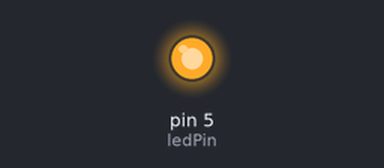
Recording of a sketch running on a simulated Arduino Uno, built with avr-gcc and run on an emulated ATmega328P. On the bench: output pins drawn as LEDs (lit = HIGH).

Above: at 0.15 s.
At 2.25 s:
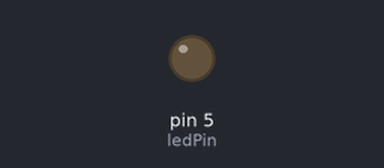
Timing chart, 0 to 3.0 s (numbered marks = the images above):
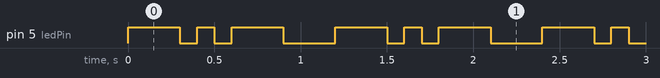

Measured:
- by itself, pin 5 (ledPin): repeats every 1.2 s: LOW 0.10 s, HIGH 0.10 s, LOW 0.10 s, HIGH 0.30 s, LOW 0.30 s, HIGH 0.30 s
- by itself, everything shown: repeats every 1.2 s, in 6 steps

The sketch:

meeting.ino
```cpp
int ledPin = 5;
void setup() {
  // initialize digital pin LED_BUILTIN as an output.
  pinMode(ledPin, OUTPUT);
}

// the loop function runs over and over again forever
void loop() {
  digitalWrite(ledPin, HIGH);   // turn the LED on (HIGH is the voltage level)
  delay(300);                       // wait for a second

  digitalWrite(ledPin, LOW);    // turn the LED off by making the voltage LOW
  delay(100);                       // wait for a second

  digitalWrite(ledPin, HIGH);   // turn the LED on (HIGH is the voltage level)
  delay(100);

   digitalWrite(ledPin, LOW);    // turn the LED off by making the voltage LOW
  delay(100);                       // wait for a second

  digitalWrite(ledPin, HIGH);   // turn the LED on (HIGH is the voltage level)
  delay(300);

  digitalWrite(ledPin, LOW);    // turn the LED off by making the voltage LOW
  delay(300);

}
```
